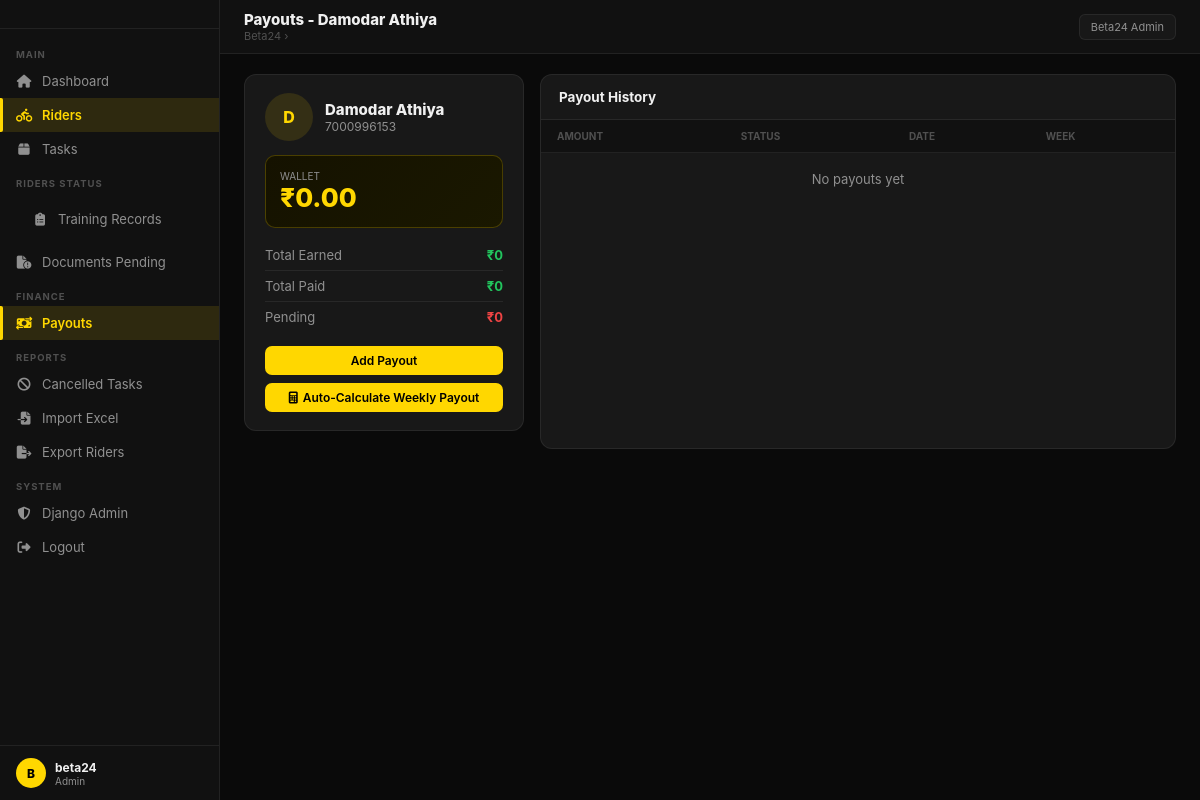
The app's page /payouts/rider/5/ (signed in) with its own data.
### riders/models.py (models this page shows, shortened)
class Rider(models.Model):
    STATUS_CHOICES = [
        ('new', 'New'),
        ('training_pending', 'Training Pending'),
        ('documents_pending', 'Documents Pending'),
        ('ready', 'Ready for Activation'),
        ('active', 'Active'),
        ('inactive', 'Inactive'),
    ]
    beta_code = models.CharField(max_length=30, blank=True, unique=False, null=True)
    name = models.CharField(max_length=100)
    mobile = models.CharField(max_length=15, unique=True)
    email = models.EmailField(blank=True)
    state = models.CharField(max_length=100, default='Madhya Pradesh', blank=True)
    city = models.CharField(max_length=100, default='Bhopal')
    vehicle_type = models.CharField(max_length=50, default='Bike')
    joining_date = models.DateField(default=timezone.now)
    status = models.CharField(max_length=30, choices=STATUS_CHOICES, default='new')
    wallet_balance = models.DecimalField(max_digits=10, decimal_places=2, default=0)
    rating = models.DecimalField(max_digits=3, decimal_places=1, default=5.0)
    profile_photo = models.ImageField(upload_to='riders/photos/', blank=True, null=True)
    address = models.TextField(blank=True)
    emergency_contact = models.CharField(max_length=15, blank=True)
    created_at = models.DateTimeField(auto_now_add=True)
    updated_at = models.DateTimeField(auto_now=True)
    @property
    def total_earnings(self):
        return self.wallet_transactions.filter(txn_type='credit').aggregate(
            total=models.Sum('amount'))['total'] or 0
    @property
    def total_paid(self):
        return self.payouts.filter(status='paid').aggregate(
            total=models.Sum('amount'))['total'] or 0
    @property
    def pending_amount(self):
        return self.total_earnings - self.total_paid
    class Meta:
        ordering = ['-created_at']

### payouts/views.py (the view)
# urls.py: path("rider/<int:pk>/", views.rider_payout_summary, name="rider_payout_summary"),
@login_required
def rider_payout_summary(request, pk):
    rider = get_object_or_404(Rider, pk=pk)
    payouts = rider.payouts.all()
    txns = rider.wallet_transactions.all()
    return render(request, 'payouts/rider_summary.html', {
        'rider': rider, 'payouts': payouts, 'txns': txns})

### templates/payouts/rider_summary.html
{% extends 'base.html' %}
{% block page_title %}Payouts - {{ rider.name }}{% endblock %}
{% block content %}
<div style="display:grid;grid-template-columns:280px 1fr;gap:16px;">
  <div class="card">
    <div style="display:flex;align-items:center;gap:12px;margin-bottom:14px;">
      <div class="rav rav-lg">{{ rider.name|first }}</div>
      <div><div style="font-size:15px;font-weight:800;">{{ rider.name }}</div><div style="font-size:12px;color:var(--t2);">{{ rider.mobile }}</div></div>
    </div>
    <div style="background:linear-gradient(135deg,#151200,#1a1800);border:1px solid var(--by);border-radius:10px;padding:14px;margin-bottom:12px;">
      <div style="font-size:10px;color:var(--t2);text-transform:uppercase;">Wallet</div>
      <div style="font-size:26px;font-weight:800;color:var(--y);">&#8377;{{ rider.wallet_balance }}</div>
    </div>
    <div style="font-size:13px;">
      <div style="display:flex;justify-content:space-between;padding:7px 0;border-bottom:1px solid var(--b);"><span style="color:var(--t2);">Total Earned</span><span class="text-g fw7">&#8377;{{ rider.total_earnings }}</span></div>
      <div style="display:flex;justify-content:space-between;padding:7px 0;border-bottom:1px solid var(--b);"><span style="color:var(--t2);">Total Paid</span><span class="text-g fw7">&#8377;{{ rider.total_paid }}</span></div>
      <div style="display:flex;justify-content:space-between;padding:7px 0;"><span style="color:var(--t2);">Pending</span><span class="text-r fw7">&#8377;{{ rider.pending_amount }}</span></div>
    </div>
    <a href="{% url 'payout_add' %}" class="btn btn-y" style="width:100%;justify-content:center;margin-top:14px;">Add Payout</a>
    <a href="{% url 'auto_calculate_payout' rider.pk %}" class="btn btn-y" style="width:100%;justify-content:center;margin-top:8px;"><i class="fa-solid fa-calculator"></i> Auto-Calculate Weekly Payout</a>
  </div>
  <div class="tbl-wrap" style="margin-bottom:0;">
    <div class="tbl-hd"><div class="card-title">Payout History</div></div>
    <table><thead><tr><th>Amount</th><th>Status</th><th>Date</th><th>Week</th></tr></thead>
    <tbody>{% for p in payouts %}
    <tr>
      <td class="fw7 text-g">&#8377;{{ p.amount }}</td>
      <td><span class="badge {% if p.status == 'paid' %}b-g{% else %}b-w{% endif %}">{{ p.status|title }}</span></td>
      <td>{{ p.payout_date }}</td>
      <td style="font-size:12px;color:var(--t2);">{% if p.week_start %}{{ p.week_start }} to {{ p.week_end }}{% else %}-{% endif %}</td>
    </tr>
    {% empty %}<tr><td colspan="4" style="text-align:center;color:var(--t2);padding:18px;">No payouts yet</td></tr>
    {% endfor %}</tbody>
    </table>
  </div>
</div>
{% endblock %}

### templates/base.html (shortened to what this page needs)
{% load static %}
<!DOCTYPE html>
<html lang="en">
<head>
<link rel="stylesheet" href="https://cdnjs.cloudflare.com/ajax/libs/font-awesome/6.5.0/css/all.min.css">
</head>
<body>
<aside class="sb">
  <div class="sb-logo">
  </div>
  <nav class="sb-nav">
    <div class="sb-sec">Main</div>
    <div class="sb-item {% if request.resolver_match.url_name == 'dashboard' %}active{% endif %}">
      <a href="{% url 'dashboard' %}"><i class="fa-solid fa-house"></i> Dashboard</a>
    </div>
    <div class="sb-item {% if 'rider' in request.resolver_match.url_name|default:'' %}active{% endif %}">
      <a href="{% url 'rider_list' %}"><i class="fa-solid fa-person-biking"></i> Riders</a>
    </div>
    <div class="sb-item {% if 'task' in request.resolver_match.url_name|default:'' %}active{% endif %}">
      <a href="{% url 'task_list' %}"><i class="fa-solid fa-box"></i> Tasks</a>
    </div>
    <div class="sb-sec">Riders Status</div>
    <div class="sb-item">
      <div class="sb-item">
      <a href="{% url 'training_records' %}"><i class="fa-solid fa-clipboard-list"></i> Training Records</a>
    </div>
    </div>
    <div class="sb-item">
      <a href="{% url 'rider_list' %}?status=documents_pending"><i class="fa-solid fa-file-circle-exclamation"></i> Documents Pending</a>
    </div>
    <div class="sb-sec">Finance</div>
    <div class="sb-item {% if 'payout' in request.resolver_match.url_name|default:'' %}active{% endif %}">
      <a href="{% url 'payout_list' %}"><i class="fa-solid fa-money-bill-transfer"></i> Payouts</a>
    </div>
    <div class="sb-sec">Reports</div>
    <div class="sb-item">
      <a href="{% url 'cancelled_tasks' %}"><i class="fa-solid fa-ban"></i> Cancelled Tasks</a>
    </div>
    <div class="sb-item">
      <a href="{% url 'excel_import' %}"><i class="fa-solid fa-file-import"></i> Import Excel</a>
    </div>
    <div class="sb-item">
      <a href="{% url 'excel_export' %}"><i class="fa-solid fa-file-export"></i> Export Riders</a>
    </div>
    <div class="sb-sec">System</div>
    <div class="sb-item">
      <a href="/admin/"><i class="fa-solid fa-shield-halved"></i> Django Admin</a>
    </div>
    <div class="sb-item">
      <a href="{% url 'logout' %}"><i class="fa-solid fa-right-from-bracket"></i> Logout</a>
    </div>
  </nav>
  <div class="sb-foot">
    <div class="sb-av">{{ request.user.username|first|upper }}</div>
    <div>
      <div style="font-size:12px;font-weight:700;">{{ request.user.username }}</div>
      <div style="font-size:10px;color:var(--t2);">Admin</div>
    </div>
  </div>
</aside>
<div class="main">
  <div class="topbar">
    <div>
      <div class="topbar-l">{% block page_title %}Dashboard{% endblock %}</div>
      <div class="topbar-sub">Beta24 › {% block breadcrumb %}{% endblock %}</div>
    </div>
    <div class="topbar-r">
      <span style="font-size:11px;color:var(--t2);background:var(--card);border:1px solid var(--b);padding:5px 11px;border-radius:6px;">Beta24 Admin</span>
    </div>
  </div>
  <div class="content">
    {% block content %}{% endblock %}
  </div>
</div>
</body>
</html>

### templates/base.html (style rules this page uses)
:root { --y:#FFD700;--yb:rgba(255,215,0,0.12);--bg:#0A0A0A;--bg2:#111;--card:#181818;--card2:#202020;--b:rgba(255,255,255,0.07);--by:rgba(255,215,0,0.22);--t:#F0F0F0;--t2:#909090;--t3:#505050;--ok:#22C55E;--warn:#F59E0B;--err:#EF4444;--info:#60A5FA;--ok-b:rgba(34,197,94,.1);--warn-b:rgba(245,158,11,.1);--err-b:rgba(239,68,68,.1);--info-b:rgba(96,165,250,.1); }
* { margin:0;padding:0;box-sizing:border-box; }
body { font-family:-apple-system,'Segoe UI',sans-serif;background:var(--bg);color:var(--t);min-height:100vh;display:flex; }
a { color:var(--y);text-decoration:none; }
.sb { width:220px;min-height:100vh;background:var(--bg2);border-right:1px solid var(--b);display:flex;flex-direction:column;position:fixed;top:0;left:0;z-index:100; }
.sb-logo { padding:14px 16px;border-bottom:1px solid var(--b); }
.sb-nav { flex:1;padding:8px 0;overflow-y:auto; }
.sb-sec { font-size:9.5px;color:var(--t3);text-transform:uppercase;letter-spacing:1px;padding:12px 16px 4px;font-weight:700; }
.sb-item { display:flex;align-items:center;gap:10px;padding:9px 16px;font-size:13px;color:var(--t2);position:relative;transition:all .15s; }
.sb-item.active,.sb-item.active a { color:var(--y);font-weight:600; }
.sb-item.active { background:var(--yb); }
.sb-item.active::before { content:'';position:absolute;left:0;top:0;bottom:0;width:3px;background:var(--y);border-radius:0 2px 2px 0; }
.sb-item i { width:16px;text-align:center; }
.sb-item a { color:inherit;display:flex;align-items:center;gap:10px;width:100%; }
.sb-foot { padding:12px 16px;border-top:1px solid var(--b);display:flex;align-items:center;gap:9px; }
.sb-av { width:30px;height:30px;background:var(--y);border-radius:50%;display:flex;align-items:center;justify-content:center;font-size:12px;font-weight:800;color:#000; }
.main { margin-left:220px;flex:1;min-height:100vh;display:flex;flex-direction:column; }
.topbar { background:var(--bg2);border-bottom:1px solid var(--b);padding:0 24px;height:54px;display:flex;align-items:center;justify-content:space-between;position:sticky;top:0;z-index:50; }
.topbar-l { font-size:15px;font-weight:800; }
.topbar-sub { font-size:11px;color:var(--t3); }
.topbar-r { display:flex;align-items:center;gap:10px; }
.content { padding:20px 24px;flex:1; }
.card { background:var(--card);border:1px solid var(--b);border-radius:12px;padding:18px 20px;margin-bottom:18px; }
.card-title { font-size:13.5px;font-weight:700; }
.btn { display:inline-flex;align-items:center;gap:5px;font-size:12px;padding:7px 14px;border-radius:7px;border:none;cursor:pointer;font-weight:600;transition:all .15s;text-decoration:none; }
.btn-y { background:var(--y);color:#000; }
.tbl-wrap { background:var(--card);border:1px solid var(--b);border-radius:12px;overflow:hidden;margin-bottom:18px; }
.tbl-hd { padding:14px 18px;display:flex;align-items:center;justify-content:space-between;border-bottom:1px solid var(--b); }
table { width:100%;border-collapse:collapse; }
th { font-size:10px;font-weight:700;color:var(--t3);text-transform:uppercase;padding:10px 16px;text-align:left;background:rgba(0,0,0,.3);border-bottom:1px solid var(--b); }
td { padding:10px 16px;font-size:13px;border-bottom:1px solid var(--b); }
tr:last-child td { border-bottom:none; }
.rav { width:30px;height:30px;border-radius:50%;background:var(--yb);color:var(--y);display:flex;align-items:center;justify-content:center;font-size:11px;font-weight:800; }
.rav-lg { width:48px;height:48px;font-size:16px; }
.text-g { color:var(--ok); }
.text-r { color:var(--err); }
.fw7 { font-weight:700; }

### records on screen
Rider: name "Damodar Athiya", name|first "D", mobile "7000996153", wallet_balance "0.00", total_earnings "0", total_paid "0", pending_amount "0"

### other values on screen
{{ request.user.username|first|upper }} "B"
{{ request.user.username }} "beta24"
